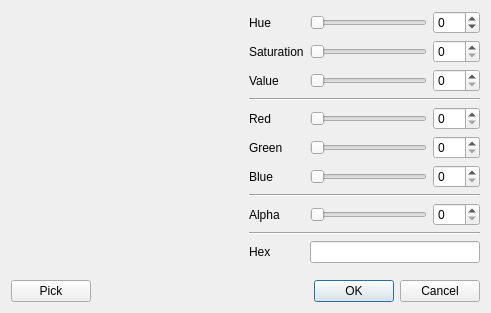
<?xml version="1.0" encoding="UTF-8"?>
<ui version="4.0">
 <class>Color_Dialog</class>
 <widget class="QDialog" name="Color_Dialog">
  <property name="geometry">
   <rect>
    <x>0</x>
    <y>0</y>
    <width>491</width>
    <height>313</height>
   </rect>
  </property>
  <property name="windowTitle">
   <string>Select Color</string>
  </property>
  <property name="windowIcon">
   <iconset theme="format-fill-color">
    <normaloff/>
   </iconset>
  </property>
  <layout class="QVBoxLayout" name="verticalLayout_2">
   <item>
    <layout class="QHBoxLayout" name="horizontalLayout">
     <item>
      <layout class="QVBoxLayout" name="verticalLayout">
       <item>
        <widget class="Color_Wheel" name="wheel">
         <property name="sizePolicy">
          <sizepolicy hsizetype="MinimumExpanding" vsizetype="MinimumExpanding">
           <horstretch>0</horstretch>
           <verstretch>0</verstretch>
          </sizepolicy>
         </property>
        </widget>
       </item>
       <item>
        <widget class="Color_Preview" name="preview">
         <property name="alpha_mode" stdset="0">
          <enum>Color_Preview::SplitAlpha</enum>
         </property>
        </widget>
       </item>
      </layout>
     </item>
     <item>
      <layout class="QGridLayout" name="gridLayout">
       <item row="0" column="1">
        <widget class="Gradient_Slider" name="slide_hue">
         <property name="maximum">
          <number>359</number>
         </property>
         <property name="orientation">
          <enum>Qt::Horizontal</enum>
         </property>
        </widget>
       </item>
       <item row="2" column="1">
        <widget class="Gradient_Slider" name="slide_value">
         <property name="maximum">
          <number>255</number>
         </property>
         <property name="orientation">
          <enum>Qt::Horizontal</enum>
         </property>
        </widget>
       </item>
       <item row="1" column="0">
        <widget class="QLabel" name="label_7">
         <property name="text">
          <string>Saturation</string>
         </property>
        </widget>
       </item>
       <item row="0" column="0">
        <widget class="QLabel" name="label_6">
         <property name="text">
          <string>Hue</string>
         </property>
        </widget>
       </item>
       <item row="1" column="1">
        <widget class="Gradient_Slider" name="slide_saturation">
         <property name="maximum">
          <number>255</number>
         </property>
         <property name="orientation">
          <enum>Qt::Horizontal</enum>
         </property>
        </widget>
       </item>
       <item row="10" column="0">
        <widget class="QLabel" name="label_8">
         <property name="text">
          <string>Hex</string>
         </property>
        </widget>
       </item>
       <item row="6" column="0">
        <widget class="QLabel" name="label_3">
         <property name="text">
          <string>Blue</string>
         </property>
        </widget>
       </item>
       <item row="8" column="1">
        <widget class="Gradient_Slider" name="slide_alpha">
         <property name="maximum">
          <number>255</number>
         </property>
         <property name="orientation">
          <enum>Qt::Horizontal</enum>
         </property>
        </widget>
       </item>
       <item row="4" column="1">
        <widget class="Gradient_Slider" name="slide_red">
         <property name="maximum">
          <number>255</number>
         </property>
         <property name="orientation">
          <enum>Qt::Horizontal</enum>
         </property>
        </widget>
       </item>
       <item row="5" column="1">
        <widget class="Gradient_Slider" name="slide_green">
         <property name="maximum">
          <number>255</number>
         </property>
         <property name="orientation">
          <enum>Qt::Horizontal</enum>
         </property>
        </widget>
       </item>
       <item row="2" column="0">
        <widget class="QLabel" name="label_5">
         <property name="text">
          <string>Value</string>
         </property>
        </widget>
       </item>
       <item row="5" column="0">
        <widget class="QLabel" name="label_2">
         <property name="text">
          <string>Green</string>
         </property>
        </widget>
       </item>
       <item row="8" column="0">
        <widget class="QLabel" name="label_4">
         <property name="text">
          <string>Alpha</string>
         </property>
        </widget>
       </item>
       <item row="4" column="0">
        <widget class="QLabel" name="label">
         <property name="text">
          <string>Red</string>
         </property>
        </widget>
       </item>
       <item row="6" column="1">
        <widget class="Gradient_Slider" name="slide_blue">
         <property name="maximum">
          <number>255</number>
         </property>
         <property name="orientation">
          <enum>Qt::Horizontal</enum>
         </property>
        </widget>
       </item>
       <item row="0" column="2">
        <widget class="QSpinBox" name="spin_hue">
         <property name="wrapping">
          <bool>true</bool>
         </property>
         <property name="maximum">
          <number>359</number>
         </property>
        </widget>
       </item>
       <item row="1" column="2">
        <widget class="QSpinBox" name="spin_saturation">
         <property name="maximum">
          <number>255</number>
         </property>
        </widget>
       </item>
       <item row="2" column="2">
        <widget class="QSpinBox" name="spin_value">
         <property name="maximum">
          <number>255</number>
         </property>
        </widget>
       </item>
       <item row="4" column="2">
        <widget class="QSpinBox" name="spin_red">
         <property name="maximum">
          <number>255</number>
         </property>
        </widget>
       </item>
       <item row="5" column="2">
        <widget class="QSpinBox" name="spin_green">
         <property name="maximum">
          <number>255</number>
         </property>
        </widget>
       </item>
       <item row="6" column="2">
        <widget class="QSpinBox" name="spin_blue">
         <property name="maximum">
          <number>255</number>
         </property>
        </widget>
       </item>
       <item row="8" column="2">
        <widget class="QSpinBox" name="spin_alpha">
         <property name="maximum">
          <number>255</number>
         </property>
        </widget>
       </item>
       <item row="10" column="1" colspan="2">
        <widget class="QLineEdit" name="edit_hex">
         <property name="font">
          <font>
           <family>Monospace</family>
          </font>
         </property>
        </widget>
       </item>
       <item row="7" column="0" colspan="3">
        <widget class="Line" name="line_2">
         <property name="orientation">
          <enum>Qt::Horizontal</enum>
         </property>
        </widget>
       </item>
       <item row="3" column="0" colspan="3">
        <widget class="Line" name="line">
         <property name="orientation">
          <enum>Qt::Horizontal</enum>
         </property>
        </widget>
       </item>
       <item row="9" column="0" colspan="3">
        <widget class="Line" name="line_3">
         <property name="orientation">
          <enum>Qt::Horizontal</enum>
         </property>
        </widget>
       </item>
      </layout>
     </item>
    </layout>
   </item>
   <item>
    <layout class="QHBoxLayout" name="horizontalLayout_2">
     <item>
      <widget class="QPushButton" name="button_pick">
       <property name="text">
        <string>Pick</string>
       </property>
       <property name="icon">
        <iconset theme="color-picker"/>
       </property>
      </widget>
     </item>
     <item>
      <widget class="QDialogButtonBox" name="buttonBox">
       <property name="standardButtons">
        <set>QDialogButtonBox::Cancel|QDialogButtonBox::Ok</set>
       </property>
      </widget>
     </item>
    </layout>
   </item>
  </layout>
 </widget>
 <layoutdefault spacing="6" margin="11"/>
 <customwidgets>
  <customwidget>
   <class>Color_Preview</class>
   <extends>QWidget</extends>
   <header>color_preview.hpp</header>
   <container>1</container>
  </customwidget>
  <customwidget>
   <class>Color_Wheel</class>
   <extends>QWidget</extends>
   <header>color_wheel.hpp</header>
   <container>1</container>
   <slots>
    <signal>colorSelected(QColor)</signal>
    <slot>setColor(QColor)</slot>
   </slots>
  </customwidget>
  <customwidget>
   <class>Gradient_Slider</class>
   <extends>QSlider</extends>
   <header>gradient_slider.hpp</header>
  </customwidget>
 </customwidgets>
 <resources/>
 <connections>
  <connection>
   <sender>buttonBox</sender>
   <signal>accepted()</signal>
   <receiver>Color_Dialog</receiver>
   <slot>accept()</slot>
   <hints>
    <hint type="sourcelabel">
     <x>150</x>
     <y>351</y>
    </hint>
    <hint type="destinationlabel">
     <x>430</x>
     <y>267</y>
    </hint>
   </hints>
  </connection>
  <connection>
   <sender>buttonBox</sender>
   <signal>rejected()</signal>
   <receiver>Color_Dialog</receiver>
   <slot>reject()</slot>
   <hints>
    <hint type="sourcelabel">
     <x>83</x>
     <y>351</y>
    </hint>
    <hint type="destinationlabel">
     <x>294</x>
     <y>323</y>
    </hint>
   </hints>
  </connection>
  <connection>
   <sender>slide_hue</sender>
   <signal>valueChanged(int)</signal>
   <receiver>Color_Dialog</receiver>
   <slot>set_hsv()</slot>
   <hints>
    <hint type="sourcelabel">
     <x>427</x>
     <y>33</y>
    </hint>
    <hint type="destinationlabel">
     <x>568</x>
     <y>25</y>
    </hint>
   </hints>
  </connection>
  <connection>
   <sender>slide_saturation</sender>
   <signal>valueChanged(int)</signal>
   <receiver>Color_Dialog</receiver>
   <slot>set_hsv()</slot>
   <hints>
    <hint type="sourcelabel">
     <x>427</x>
     <y>67</y>
    </hint>
    <hint type="destinationlabel">
     <x>537</x>
     <y>54</y>
    </hint>
   </hints>
  </connection>
  <connection>
   <sender>slide_value</sender>
   <signal>valueChanged(int)</signal>
   <receiver>Color_Dialog</receiver>
   <slot>set_hsv()</slot>
   <hints>
    <hint type="sourcelabel">
     <x>427</x>
     <y>101</y>
    </hint>
    <hint type="destinationlabel">
     <x>537</x>
     <y>88</y>
    </hint>
   </hints>
  </connection>
  <connection>
   <sender>slide_red</sender>
   <signal>valueChanged(int)</signal>
   <receiver>Color_Dialog</receiver>
   <slot>set_rgb()</slot>
   <hints>
    <hint type="sourcelabel">
     <x>427</x>
     <y>148</y>
    </hint>
    <hint type="destinationlabel">
     <x>557</x>
     <y>142</y>
    </hint>
   </hints>
  </connection>
  <connection>
   <sender>slide_green</sender>
   <signal>valueChanged(int)</signal>
   <receiver>Color_Dialog</receiver>
   <slot>set_rgb()</slot>
   <hints>
    <hint type="sourcelabel">
     <x>427</x>
     <y>182</y>
    </hint>
    <hint type="destinationlabel">
     <x>538</x>
     <y>166</y>
    </hint>
   </hints>
  </connection>
  <connection>
   <sender>slide_blue</sender>
   <signal>valueChanged(int)</signal>
   <receiver>Color_Dialog</receiver>
   <slot>set_rgb()</slot>
   <hints>
    <hint type="sourcelabel">
     <x>427</x>
     <y>216</y>
    </hint>
    <hint type="destinationlabel">
     <x>537</x>
     <y>205</y>
    </hint>
   </hints>
  </connection>
  <connection>
   <sender>slide_alpha</sender>
   <signal>valueChanged(int)</signal>
   <receiver>Color_Dialog</receiver>
   <slot>update_widgets()</slot>
   <hints>
    <hint type="sourcelabel">
     <x>427</x>
     <y>263</y>
    </hint>
    <hint type="destinationlabel">
     <x>531</x>
     <y>251</y>
    </hint>
   </hints>
  </connection>
  <connection>
   <sender>wheel</sender>
   <signal>colorSelected(QColor)</signal>
   <receiver>Color_Dialog</receiver>
   <slot>update_widgets()</slot>
   <hints>
    <hint type="sourcelabel">
     <x>175</x>
     <y>101</y>
    </hint>
    <hint type="destinationlabel">
     <x>568</x>
     <y>106</y>
    </hint>
   </hints>
  </connection>
  <connection>
   <sender>slide_hue</sender>
   <signal>valueChanged(int)</signal>
   <receiver>spin_hue</receiver>
   <slot>setValue(int)</slot>
   <hints>
    <hint type="sourcelabel">
     <x>383</x>
     <y>21</y>
    </hint>
    <hint type="destinationlabel">
     <x>441</x>
     <y>24</y>
    </hint>
   </hints>
  </connection>
  <connection>
   <sender>spin_hue</sender>
   <signal>valueChanged(int)</signal>
   <receiver>slide_hue</receiver>
   <slot>setValue(int)</slot>
   <hints>
    <hint type="sourcelabel">
     <x>452</x>
     <y>37</y>
    </hint>
    <hint type="destinationlabel">
     <x>384</x>
     <y>23</y>
    </hint>
   </hints>
  </connection>
  <connection>
   <sender>slide_saturation</sender>
   <signal>valueChanged(int)</signal>
   <receiver>spin_saturation</receiver>
   <slot>setValue(int)</slot>
   <hints>
    <hint type="sourcelabel">
     <x>397</x>
     <y>65</y>
    </hint>
    <hint type="destinationlabel">
     <x>446</x>
     <y>66</y>
    </hint>
   </hints>
  </connection>
  <connection>
   <sender>spin_saturation</sender>
   <signal>valueChanged(int)</signal>
   <receiver>slide_saturation</receiver>
   <slot>setValue(int)</slot>
   <hints>
    <hint type="sourcelabel">
     <x>461</x>
     <y>55</y>
    </hint>
    <hint type="destinationlabel">
     <x>343</x>
     <y>62</y>
    </hint>
   </hints>
  </connection>
  <connection>
   <sender>slide_value</sender>
   <signal>valueChanged(int)</signal>
   <receiver>spin_value</receiver>
   <slot>setValue(int)</slot>
   <hints>
    <hint type="sourcelabel">
     <x>392</x>
     <y>97</y>
    </hint>
    <hint type="destinationlabel">
     <x>452</x>
     <y>97</y>
    </hint>
   </hints>
  </connection>
  <connection>
   <sender>spin_value</sender>
   <signal>valueChanged(int)</signal>
   <receiver>slide_value</receiver>
   <slot>setValue(int)</slot>
   <hints>
    <hint type="sourcelabel">
     <x>462</x>
     <y>95</y>
    </hint>
    <hint type="destinationlabel">
     <x>374</x>
     <y>96</y>
    </hint>
   </hints>
  </connection>
  <connection>
   <sender>slide_red</sender>
   <signal>valueChanged(int)</signal>
   <receiver>spin_red</receiver>
   <slot>setValue(int)</slot>
   <hints>
    <hint type="sourcelabel">
     <x>409</x>
     <y>139</y>
    </hint>
    <hint type="destinationlabel">
     <x>451</x>
     <y>142</y>
    </hint>
   </hints>
  </connection>
  <connection>
   <sender>spin_red</sender>
   <signal>valueChanged(int)</signal>
   <receiver>slide_red</receiver>
   <slot>setValue(int)</slot>
   <hints>
    <hint type="sourcelabel">
     <x>457</x>
     <y>137</y>
    </hint>
    <hint type="destinationlabel">
     <x>387</x>
     <y>139</y>
    </hint>
   </hints>
  </connection>
  <connection>
   <sender>slide_green</sender>
   <signal>valueChanged(int)</signal>
   <receiver>spin_green</receiver>
   <slot>setValue(int)</slot>
   <hints>
    <hint type="sourcelabel">
     <x>404</x>
     <y>175</y>
    </hint>
    <hint type="destinationlabel">
     <x>457</x>
     <y>180</y>
    </hint>
   </hints>
  </connection>
  <connection>
   <sender>spin_green</sender>
   <signal>valueChanged(int)</signal>
   <receiver>slide_green</receiver>
   <slot>setValue(int)</slot>
   <hints>
    <hint type="sourcelabel">
     <x>453</x>
     <y>169</y>
    </hint>
    <hint type="destinationlabel">
     <x>389</x>
     <y>171</y>
    </hint>
   </hints>
  </connection>
  <connection>
   <sender>slide_alpha</sender>
   <signal>valueChanged(int)</signal>
   <receiver>spin_alpha</receiver>
   <slot>setValue(int)</slot>
   <hints>
    <hint type="sourcelabel">
     <x>389</x>
     <y>252</y>
    </hint>
    <hint type="destinationlabel">
     <x>450</x>
     <y>254</y>
    </hint>
   </hints>
  </connection>
  <connection>
   <sender>spin_alpha</sender>
   <signal>valueChanged(int)</signal>
   <receiver>slide_alpha</receiver>
   <slot>setValue(int)</slot>
   <hints>
    <hint type="sourcelabel">
     <x>454</x>
     <y>254</y>
    </hint>
    <hint type="destinationlabel">
     <x>385</x>
     <y>255</y>
    </hint>
   </hints>
  </connection>
  <connection>
   <sender>slide_blue</sender>
   <signal>valueChanged(int)</signal>
   <receiver>spin_blue</receiver>
   <slot>setValue(int)</slot>
   <hints>
    <hint type="sourcelabel">
     <x>358</x>
     <y>210</y>
    </hint>
    <hint type="destinationlabel">
     <x>464</x>
     <y>212</y>
    </hint>
   </hints>
  </connection>
  <connection>
   <sender>spin_blue</sender>
   <signal>valueChanged(int)</signal>
   <receiver>slide_blue</receiver>
   <slot>setValue(int)</slot>
   <hints>
    <hint type="sourcelabel">
     <x>460</x>
     <y>209</y>
    </hint>
    <hint type="destinationlabel">
     <x>386</x>
     <y>208</y>
    </hint>
   </hints>
  </connection>
 </connections>
 <slots>
  <slot>set_rgb()</slot>
  <slot>set_hsv()</slot>
  <slot>setColor(QColor)</slot>
  <slot>update_widgets()</slot>
 </slots>
</ui>
